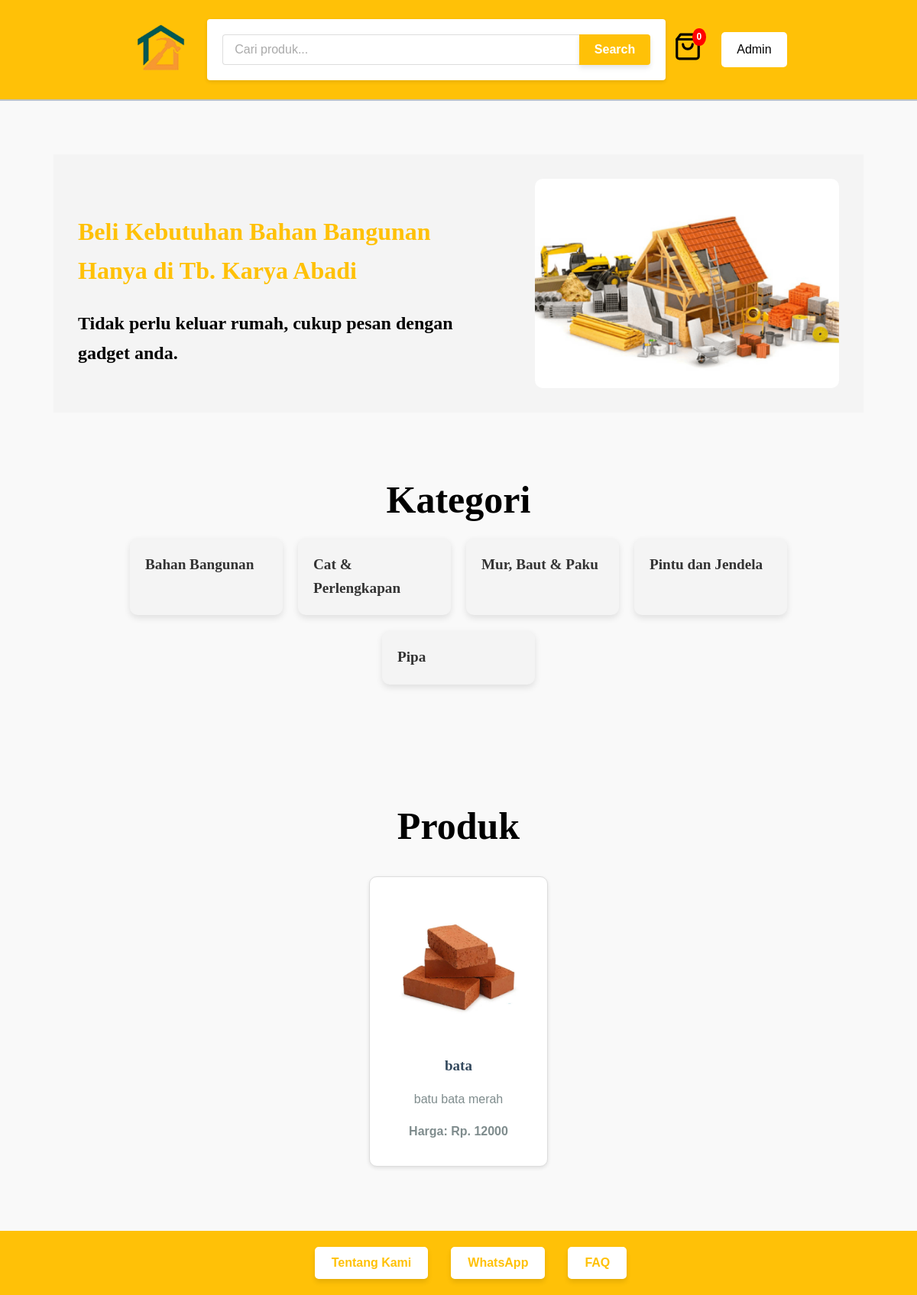
The page / on the database its author committed.
### karyaabadi.py (models this page shows)
class Category(db.Model):
    id = db.Column(db.Integer, primary_key=True)
    name = db.Column(db.String(100), nullable=False)
    image = db.Column(db.String(100), nullable=True)  # Tambahkan atribut image
    products = db.relationship('Products', backref='category', lazy=True)

class Products(db.Model):
    id = db.Column(db.Integer, primary_key=True)
    name = db.Column(db.String(100), nullable=False)
    price = db.Column(db.Float, nullable=False)
    description = db.Column(db.String(255), nullable=False)
    image = db.Column(db.String(100), nullable=True)
    category_id = db.Column(db.Integer, db.ForeignKey('category.id'), nullable=True)

### karyaabadi.py (the view)
@app.route('/')
def home():
    products = Products.query.all()
    categories = Category.query.all()  # Ambil semua kategori
    return render_template('home.html', products=products, categories=categories)

### templates/home.html (shortened to what this page needs)
{% extends "template.html" %} {% block content %}
<!DOCTYPE html>
<html lang="en">
  <head>
    <link
      rel="stylesheet"
      href="{{ url_for('static', filename='home.css') }}"
    />
  </head>
  <body>
    <main>
      <div class="header-content">
        <div class="text-content">
          <h2>Beli Kebutuhan Bahan Bangunan Hanya di Tb. Karya Abadi</h2>
          <h3>Tidak perlu keluar rumah, cukup pesan dengan gadget anda.</h3>
        </div>
        <img
          src="{{ url_for('static', filename='home.png') }}"
          alt="Banner"
          class="header-image"
        />
      </div>
      <section class="categories">
        <h1>Kategori</h1>
        <div class="category-cards">
          {% for category in categories %}
          <div class="category-card">
            <a
              href="{{ url_for('products_by_category', category_id=category.id) }}"
              class="category-link"
            >
              <div class="card-content">
                <h3>{{ category.name }}</h3>
              </div>
            </a>
          </div>
          {% endfor %}
        </div>
      </section>
      <section class="products">
        <h1>Produk</h1>
        <ul class="product-list">
          {% for product in products %}
          <li class="product-card">
            <a href="{{ url_for('product_detail', product_id=product.id) }}">
              <img
                src="{{ url_for('static', filename='uploads/' + product.image if product.image else 'default-image.jpg') }}"
                alt="{{ product.name }}"
                class="product-image"
              />
              <h4 class="product-name">{{ product.name }}</h4>
              <p class="product-description">{{ product.description }}</p>
              <p class="product-price">Harga: Rp. {{ product.price|int }}</p>
            </a>
          </li>
          {% endfor %}
        </ul>
      </section>
    </main>
  </body>
</html>
{% endblock %}

### templates/template.html (shortened to what this page needs)
<!DOCTYPE html>
<html lang="en">
  <head>
    <link
      rel="stylesheet"
      href="{{ url_for('static', filename='style.css') }}"
    />
  </head>
  <body>
    <nav class="navbar">
      <div class="navbar-container">
        <div class="navbar-item">
          <a href="/">
            <img
              src="{{ url_for('static', filename='logo.png') }}"
              alt="Logo"
              class="logo"
            />
          </a>
        </div>
        <div class="navbar-item search-bar">
          <form action="{{ url_for('search') }}" method="get">
            <input type="text" name="search" placeholder="Cari produk..." />
            <button class="btn-search" >Search</button>
          </form>
        </div>
        <div class="navbar-item" style="position: relative;">
          <a class="nav-link" href="{{ url_for('view_cart') }}" style="position: relative;">
            <img
              src="{{ url_for('static', filename='shopping-bag.svg') }}"
              alt="triangle with all three sides equal"
              height="38"
              width="38"
            />
            <span
              class="badge bg-danger"
              style="
                position: absolute;
                top: -5px;
                right: -5px;
                background-color: red;
                color: white;
                border-radius: 50%;
                padding: 2px 6px;
                font-size: 12px;
              "
            >
              {% if session.get('cart') %} {{ session['cart']|length }} {% else %} 0 {% endif %}
            </span>
          </a>
          <a class="btn-signin" href="{{ url_for('loginadmin') }}">Admin</a>
        </div>
    </nav>
    <div class="container mt-4">{% block content %} {% endblock %}</div>
    <footer>
      <button onclick="window.location.href='/about'" class="btn-footer">
        Tentang Kami
      </button>
      <button
        onclick="window.location.href='https://wa.me/6281219691590'"
        class="btn-footer"
      >
        WhatsApp
      </button>
      <button onclick="window.location.href='/faq'" class="btn-footer">
        FAQ
      </button>
    </footer>
  </body>
</html>

### static/style.css (style rules this page uses)
body { font-family: "Cambria", serif; background-color: #ffffff; color: #333; }
h1, h2, h3, h4 { font-family: "Cambria", serif; color: #000000; }
h1 { text-align: center; font-size: 50px; margin-bottom: 10px; }
h2 { text-align: left; color: #ffc107; font-size: 32px; margin-bottom: 15px; }
h3 { text-align: left; font-size: 24px; margin-bottom: 10px; }
p { line-height: 1.6; }
.navbar { background-color: #ffc107; padding: 15px 0; display: flex; justify-content: center; align-items: center; border-bottom: 2px solid #bdc3c7; }
.navbar-container { display: flex; justify-content: center; align-items: center; width: 100%; max-width: 1200px; gap: 10px; }
.navbar-item { display: flex; align-items: center; justify-content: center; }
.logo { height: 70px; }
.search-bar { flex-grow: 1; max-width: 600px; margin-left: 10px; }
.search-bar form { display: flex; flex-wrap: nowrap; width: 100%; box-shadow: 0 2px 5px rgba(0, 0, 0, 0.1); border-radius: 4px; overflow: hidden; }
.search-bar input[type="text"] { flex: 1; padding: 10px 15px; font-size: 16px; border: 1px solid #ddd; border-right: none; outline: none; border-radius: 4px 0 0 4px; box-sizing: border-box; }
.search-bar input[type="text"]::placeholder { color: #aaa; }
.search-bar button { padding: 10px 20px; font-size: 16px; background-color: #ffc107; color: white; border: none; border-radius: 0 4px 4px 0; cursor: pointer; transition: background-color 0.3s ease-in-out; white-space: nowrap; }
.nav-link { margin-right: 15px; text-decoration: none; color: white; font-weight: bold; }
.btn-signin { background-color: white; color: #000; padding: 10px 20px; border: none; border-radius: 5px; cursor: pointer; font-size: 16px; margin-left: 10px; text-decoration: none; }
footer { background-color: #ffc107; color: white; text-align: center; padding: 15px 0; position: fixed; width: 100%; bottom: 0; left: 0; display: flex; justify-content: center; gap: 20px; z-index: 10; }
footer .btn-footer { background-color: white; color: #ffc107; border: 2px solid white; padding: 10px 20px; border-radius: 5px; font-size: 16px; cursor: pointer; font-weight: bold; transition: all 0.3s ease-in-out; }
.container { max-width: 1200px; margin: 0 auto; padding: 70px; }
ul { padding-left: 20px; }
ul li { margin: 10px 0; }
ul li h4 { font-size: 19px; margin: 5px 0; }
ul li p { font-size: 16px; }
section { margin-bottom: 40px; }
form { background-color: #fff; padding: 20px; border-radius: 8px; box-shadow: 0 2px 5px rgba(0, 0, 0, 0.1); max-width: 600px; margin: 0 auto; }
form input[type="text"], form input[type="password"], form input[type="email"], form input[type="number"] { width: 100%; padding: 10px; border: 1px solid #bdc3c7; border-radius: 4px; font-size: 16px; }
.btn-search { background-color: #ffc107; color: white; border: none; padding: 5px 10px; font-size: 14px; border-radius: 4px; cursor: pointer; transition: background-color 0.3s ease-in-out; }
.navbar { background-color: #ffc107; height: 100px; }
.product-card { background-color: #fff; border-radius: 8px; padding: 15px; box-shadow: 0 2px 10px rgba(0, 0, 0, 0.1); transition: transform 0.3s; }
.product-card h4 { font-size: 21px; }
.product-card p { font-size: 16px; color: #7f8c8d; }
ul { padding-left: 0; display: grid; grid-template-columns: repeat(auto-fill, minmax(200px, 1fr)); gap: 20px; }
ul li { list-style: none; }
.product-card { background-color: #fff; border: 1px solid #ddd; border-radius: 8px; padding: 20px; box-shadow: 0 2px 5px rgba(0, 0, 0, 0.1); text-align: center; transition: transform 0.3s; }
.product-card h4 { font-size: 19px; color: #34495e; margin-bottom: 10px; }
body { font-family: Arial, sans-serif; margin: 0; padding: 0; background-color: #f9f9f9; }
.btn-footer { background-color: #25d366; color: white; border: none; border-radius: 5px; padding: 10px 20px; font-size: 16px; cursor: pointer; text-align: center; display: inline-block; margin: 5px; transition: background-color 0.3s ease; }

### rows shown on the page
Category: name "Bahan Bangunan"
Category: name "Cat & Perlengkapan"
Category: name "Mur, Baut & Paku"
Category: name "Pintu dan Jendela"
Category: name "Pipa"
Products: image+name (picture), name "bata", description "batu bata merah", price "12000"
